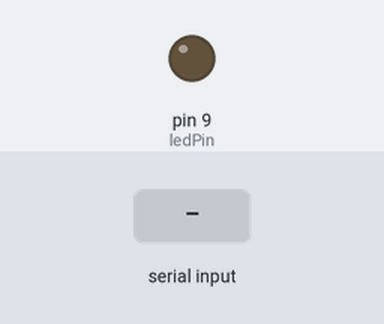
Bench run of a sketch on a simulated Arduino Uno, built with avr-gcc and run on an emulated ATmega328P. Shown: output pins drawn as LEDs (lit = HIGH). The test bench sets the inputs (shaded band).

Above: at 1.2 s.
1.3 s: "90,45\n" received over Serial
At 2.1 s:
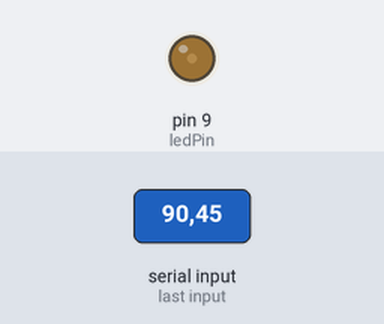
3.8 s: "30,150\n" received over Serial
At 4.1 s:
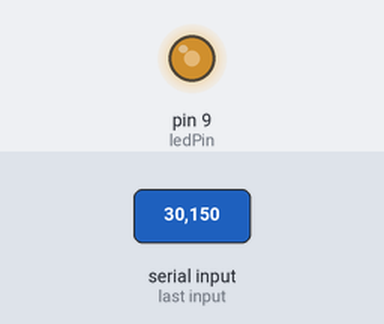
6.3 s: "200\n" received over Serial
At 7.1 s:
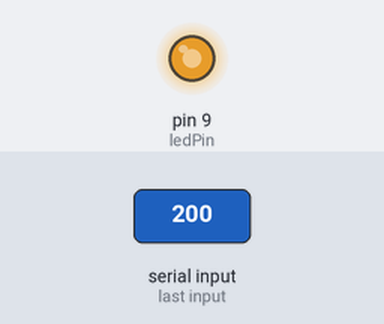
Timing chart, 0 to 9.3 s (numbered marks = the images above; inputs shaded):
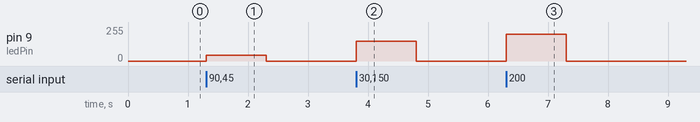

Measured:
- after the input at 1.3 s, pin 9 (ledPin): 0/255 → 45/255 at once, → 0/255 1.0 s later
- after the input at 3.8 s, pin 9 (ledPin): 0/255 → 150/255 at once, → 0/255 1.0 s later
- after the input at 6.3 s, pin 9 (ledPin): 0/255 → 200/255 at once, → 0/255 1.0 s later

The sketch:

connect.ino
```cpp
const int ledPin = 9; // LED 핀 번호

void setup() {
  pinMode(ledPin, OUTPUT);      // LED 핀을 출력 모드로 설정
  Serial.begin(9600);           // 시리얼 통신 시작 (9600 baud)
}

void loop() {
  if (Serial.available() > 0) { // 시리얼 입력 확인
    int brightness = Serial.parseInt(); // 입력된 숫자 읽기
    if (brightness >= 0 && brightness <= 255) {
      analogWrite(ledPin, brightness);  // LED 밝기 조절
    }
  }
}
```
